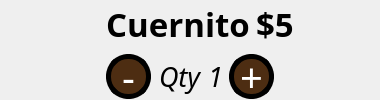
                <widget class="QWidget" name="Articulo0_11" native="true">
                 <property name="minimumSize">
                  <size>
                   <width>380</width>
                   <height>100</height>
                  </size>
                 </property>
                 <property name="maximumSize">
                  <size>
                   <width>380</width>
                   <height>100</height>
                  </size>
                 </property>
                 <layout class="QHBoxLayout" name="horizontalLayout_115">
                  <property name="leftMargin">
                   <number>0</number>
                  </property>
                  <property name="topMargin">
                   <number>0</number>
                  </property>
                  <property name="rightMargin">
                   <number>0</number>
                  </property>
                  <property name="bottomMargin">
                   <number>0</number>
                  </property>
                  <item>
                   <widget class="QWidget" name="img0_14" native="true">
                    <property name="minimumSize">
                     <size>
                      <width>100</width>
                      <height>100</height>
                     </size>
                    </property>
                    <property name="maximumSize">
                     <size>
                      <width>100</width>
                      <height>100</height>
                     </size>
                    </property>
                    <property name="styleSheet">
                     <string notr="true">background-image: url(:/Imagenes/cuernito.png);
border-radius: 30px;</string>
                    </property>
                   </widget>
                  </item>
                  <item>
                   <widget class="QWidget" name="widget_29_ejemplo_18" native="true">
                    <layout class="QVBoxLayout" name="verticalLayout_47">
                     <property name="leftMargin">
                      <number>0</number>
                     </property>
                     <property name="topMargin">
                      <number>0</number>
                     </property>
                     <property name="rightMargin">
                      <number>0</number>
                     </property>
                     <property name="bottomMargin">
                      <number>0</number>
                     </property>
                     <item>
                      <widget class="QWidget" name="widget_37_ejemplo_18" native="true">
                       <layout class="QHBoxLayout" name="horizontalLayout_116">
                        <property name="leftMargin">
                         <number>0</number>
                        </property>
                        <property name="topMargin">
                         <number>0</number>
                        </property>
                        <property name="rightMargin">
                         <number>0</number>
                        </property>
                        <property name="bottomMargin">
                         <number>0</number>
                        </property>
                        <item>
                         <widget class="QLabel" name="articulo_label10">
                          <property name="font">
                           <font>
                            <family>Cascadia Mono</family>
                            <pointsize>25</pointsize>
                            <weight>75</weight>
                            <bold>true</bold>
                           </font>
                          </property>
                          <property name="text">
                           <string>Cuernito</string>
                          </property>
                          <property name="alignment">
                           <set>Qt::AlignCenter</set>
                          </property>
                         </widget>
                        </item>
                        <item>
                         <widget class="QLabel" name="precio_label10">
                          <property name="font">
                           <font>
                            <family>Cascadia Mono</family>
                            <pointsize>25</pointsize>
                            <weight>75</weight>
                            <bold>true</bold>
                           </font>
                          </property>
                          <property name="text">
                           <string>$5</string>
                          </property>
                         </widget>
                        </item>
                       </layout>
                      </widget>
                     </item>
                     <item>
                      <widget class="QWidget" name="widget_33_ejemplo_18" native="true">
                       <property name="font">
                        <font>
                         <family>Cascadia Mono</family>
                        </font>
                       </property>
                       <layout class="QHBoxLayout" name="horizontalLayout_117">
                        <property name="leftMargin">
                         <number>0</number>
                        </property>
                        <property name="topMargin">
                         <number>0</number>
                        </property>
                        <property name="rightMargin">
                         <number>0</number>
                        </property>
                        <property name="bottomMargin">
                         <number>0</number>
                        </property>
                        <item>
                         <widget class="QPushButton" name="minus_button10">
                          <property name="minimumSize">
                           <size>
                            <width>45</width>
                            <height>45</height>
                           </size>
                          </property>
                          <property name="maximumSize">
                           <size>
                            <width>45</width>
                            <height>45</height>
                           </size>
                          </property>
                          <property name="font">
                           <font>
                            <family>Cascadia Mono</family>
                            <pointsize>30</pointsize>
                           </font>
                          </property>
                          <property name="styleSheet">
                           <string notr="true">QPushButton{
background-color: rgb(77, 45, 18);
border-style: solid;
border-color: black;
border-width: 5px;
border-radius: 22px;
color: white;
}

QPushButton:pressed {
border-style: inset;
border-width: 1px;
background-color: rgb(115, 67, 26);
color: white;
}</string>
                          </property>
                          <property name="text">
                           <string>-</string>
                          </property>
                         </widget>
                        </item>
                        <item>
                         <widget class="QLabel" name="label_40">
                          <property name="minimumSize">
                           <size>
                            <width>45</width>
                            <height>45</height>
                           </size>
                          </property>
                          <property name="maximumSize">
                           <size>
                            <width>45</width>
                            <height>45</height>
                           </size>
                          </property>
                          <property name="font">
                           <font>
                            <family>Cascadia Mono</family>
                            <pointsize>20</pointsize>
                            <italic>true</italic>
                           </font>
                          </property>
                          <property name="text">
                           <string>Qty</string>
                          </property>
                          <property name="alignment">
                           <set>Qt::AlignCenter</set>
                          </property>
                         </widget>
                        </item>
                        <item>
                         <widget class="QLabel" name="qty_label10">
                          <property name="font">
                           <font>
                            <family>Cascadia Mono</family>
                            <pointsize>20</pointsize>
                            <italic>true</italic>
                           </font>
                          </property>
                          <property name="text">
                           <string>1</string>
                          </property>
                         </widget>
                        </item>
                        <item>
                         <widget class="QPushButton" name="plus_button10">
                          <property name="minimumSize">
                           <size>
                            <width>45</width>
                            <height>45</height>
                           </size>
                          </property>
                          <property name="maximumSize">
                           <size>
                            <width>45</width>
                            <height>45</height>
                           </size>
                          </property>
                          <property name="font">
                           <font>
                            <family>Cascadia Mono</family>
                            <pointsize>30</pointsize>
                           </font>
                          </property>
                          <property name="styleSheet">
                           <string notr="true">QPushButton{
background-color: rgb(77, 45, 18);
border-style: solid;
border-color: black;
border-width: 5px;
border-radius: 22px;
color: white;
}

QPushButton:pressed {
border-style: inset;
border-width: 1px;
background-color: rgb(115, 67, 26);
color: white;
}</string>
                          </property>
                          <property name="text">
                           <string>+</string>
                          </property>
                         </widget>
                        </item>
                        <item>
                         <spacer name="horizontalSpacer_ejemplo_18">
                          <property name="orientation">
                           <enum>Qt::Horizontal</enum>
                          </property>
                          <property name="sizeHint" stdset="0">
                           <size>
                            <width>40</width>
                            <height>20</height>
                           </size>
                          </property>
                         </spacer>
                        </item>
                       </layout>
                      </widget>
                     </item>
                    </layout>
                   </widget>
                  </item>
                 </layout>
                </widget>
